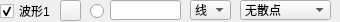
                   <widget class="QWidget" name="widget_1" native="true">
                    <property name="minimumSize">
                     <size>
                      <width>335</width>
                      <height>22</height>
                     </size>
                    </property>
                    <property name="maximumSize">
                     <size>
                      <width>16777215</width>
                      <height>22</height>
                     </size>
                    </property>
                    <widget class="QLineEdit" name="txtValueCurve1">
                     <property name="geometry">
                      <rect>
                       <x>110</x>
                       <y>0</y>
                       <width>71</width>
                       <height>20</height>
                      </rect>
                     </property>
                     <property name="text">
                      <string/>
                     </property>
                    </widget>
                    <widget class="QRadioButton" name="rdoBoldCurve1">
                     <property name="geometry">
                      <rect>
                       <x>90</x>
                       <y>3</y>
                       <width>16</width>
                       <height>16</height>
                      </rect>
                     </property>
                     <property name="text">
                      <string/>
                     </property>
                     <property name="checked">
                      <bool>false</bool>
                     </property>
                    </widget>
                    <widget class="QCheckBox" name="chkVisibleCurve1">
                     <property name="geometry">
                      <rect>
                       <x>0</x>
                       <y>3</y>
                       <width>53</width>
                       <height>16</height>
                      </rect>
                     </property>
                     <property name="text">
                      <string>波形1</string>
                     </property>
                     <property name="checked">
                      <bool>true</bool>
                     </property>
                    </widget>
                    <widget class="QPushButton" name="btnColourCurve1">
                     <property name="geometry">
                      <rect>
                       <x>60</x>
                       <y>0</y>
                       <width>21</width>
                       <height>21</height>
                      </rect>
                     </property>
                     <property name="text">
                      <string/>
                     </property>
                    </widget>
                    <widget class="QComboBox" name="cmbScatterStyle1">
                     <property name="geometry">
                      <rect>
                       <x>240</x>
                       <y>0</y>
                       <width>91</width>
                       <height>20</height>
                      </rect>
                     </property>
                     <property name="focusPolicy">
                      <enum>Qt::WheelFocus</enum>
                     </property>
                     <property name="maxVisibleItems">
                      <number>20</number>
                     </property>
                     <item>
                      <property name="text">
                       <string>无散点</string>
                      </property>
                      <property name="icon">
                       <iconset resource="res.qrc">
                        <normaloff>:/pic/ssNone.png</normaloff>:/pic/ssNone.png</iconset>
                      </property>
                     </item>
                     <item>
                      <property name="text">
                       <string>x形</string>
                      </property>
                      <property name="icon">
                       <iconset resource="res.qrc">
                        <normaloff>:/pic/ssCross.png</normaloff>:/pic/ssCross.png</iconset>
                      </property>
                     </item>
                     <item>
                      <property name="text">
                       <string>+形</string>
                      </property>
                      <property name="icon">
                       <iconset resource="res.qrc">
                        <normaloff>:/pic/ssPlus.png</normaloff>:/pic/ssPlus.png</iconset>
                      </property>
                     </item>
                     <item>
                      <property name="text">
                       <string>空心圆</string>
                      </property>
                      <property name="icon">
                       <iconset resource="res.qrc">
                        <normaloff>:/pic/ssCircle.png</normaloff>:/pic/ssCircle.png</iconset>
                      </property>
                     </item>
                     <item>
                      <property name="text">
                       <string>实心圆</string>
                      </property>
                      <property name="icon">
                       <iconset resource="res.qrc">
                        <normaloff>:/pic/ssDisc.png</normaloff>:/pic/ssDisc.png</iconset>
                      </property>
                     </item>
                     <item>
                      <property name="text">
                       <string>矩形</string>
                      </property>
                      <property name="icon">
                       <iconset resource="res.qrc">
                        <normaloff>:/pic/ssSquare.png</normaloff>:/pic/ssSquare.png</iconset>
                      </property>
                     </item>
                     <item>
                      <property name="text">
                       <string>菱形</string>
                      </property>
                      <property name="icon">
                       <iconset resource="res.qrc">
                        <normaloff>:/pic/ssDiamond.png</normaloff>:/pic/ssDiamond.png</iconset>
                      </property>
                     </item>
                     <item>
                      <property name="text">
                       <string>星形</string>
                      </property>
                      <property name="icon">
                       <iconset resource="res.qrc">
                        <normaloff>:/pic/ssStar.png</normaloff>:/pic/ssStar.png</iconset>
                      </property>
                     </item>
                     <item>
                      <property name="text">
                       <string>正三角</string>
                      </property>
                      <property name="icon">
                       <iconset resource="res.qrc">
                        <normaloff>:/pic/ssTriangle.png</normaloff>:/pic/ssTriangle.png</iconset>
                      </property>
                     </item>
                     <item>
                      <property name="text">
                       <string>倒三角</string>
                      </property>
                      <property name="icon">
                       <iconset resource="res.qrc">
                        <normaloff>:/pic/ssTriangleInverted.png</normaloff>:/pic/ssTriangleInverted.png</iconset>
                      </property>
                     </item>
                     <item>
                      <property name="text">
                       <string>x框</string>
                      </property>
                      <property name="icon">
                       <iconset resource="res.qrc">
                        <normaloff>:/pic/ssCrossSquare.png</normaloff>:/pic/ssCrossSquare.png</iconset>
                      </property>
                     </item>
                     <item>
                      <property name="text">
                       <string>+框</string>
                      </property>
                      <property name="icon">
                       <iconset resource="res.qrc">
                        <normaloff>:/pic/ssPlusSquare.png</normaloff>:/pic/ssPlusSquare.png</iconset>
                      </property>
                     </item>
                     <item>
                      <property name="text">
                       <string>x圆</string>
                      </property>
                      <property name="icon">
                       <iconset resource="res.qrc">
                        <normaloff>:/pic/ssCrossCircle.png</normaloff>:/pic/ssCrossCircle.png</iconset>
                      </property>
                     </item>
                     <item>
                      <property name="text">
                       <string>+圆</string>
                      </property>
                      <property name="icon">
                       <iconset resource="res.qrc">
                        <normaloff>:/pic/ssPlusCircle.png</normaloff>:/pic/ssPlusCircle.png</iconset>
                      </property>
                     </item>
                     <item>
                      <property name="text">
                       <string>和平</string>
                      </property>
                      <property name="icon">
                       <iconset resource="res.qrc">
                        <normaloff>:/pic/ssPeace.png</normaloff>:/pic/ssPeace.png</iconset>
                      </property>
                     </item>
                    </widget>
                    <widget class="QComboBox" name="cmbLineStyle1">
                     <property name="geometry">
                      <rect>
                       <x>190</x>
                       <y>0</y>
                       <width>41</width>
                       <height>20</height>
                      </rect>
                     </property>
                     <property name="currentIndex">
                      <number>1</number>
                     </property>
                     <item>
                      <property name="text">
                       <string>点</string>
                      </property>
                     </item>
                     <item>
                      <property name="text">
                       <string>线</string>
                      </property>
                     </item>
                     <item>
                      <property name="text">
                       <string>左</string>
                      </property>
                     </item>
                     <item>
                      <property name="text">
                       <string>右</string>
                      </property>
                     </item>
                     <item>
                      <property name="text">
                       <string>中</string>
                      </property>
                     </item>
                     <item>
                      <property name="text">
                       <string>积</string>
                      </property>
                     </item>
                    </widget>
                   </widget>
